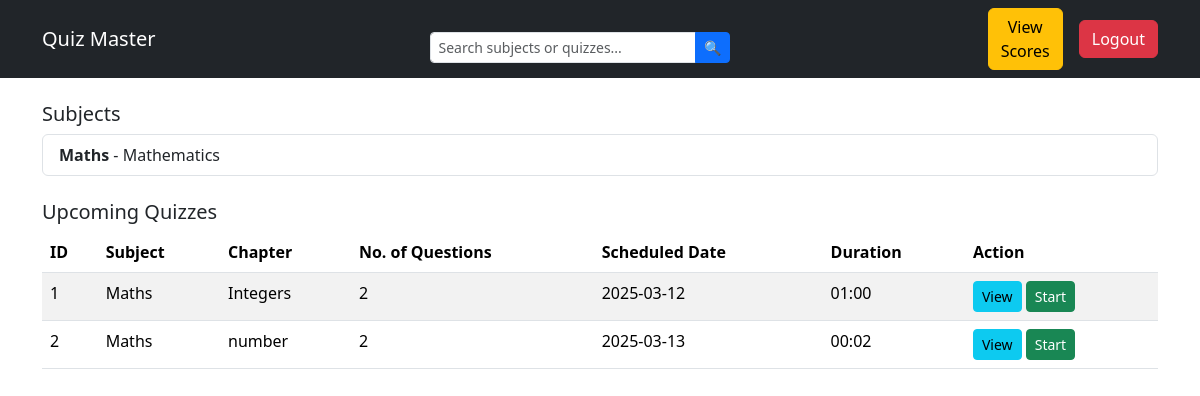
/user_dashboard (signed in), run on an earlier commit of the app's database.
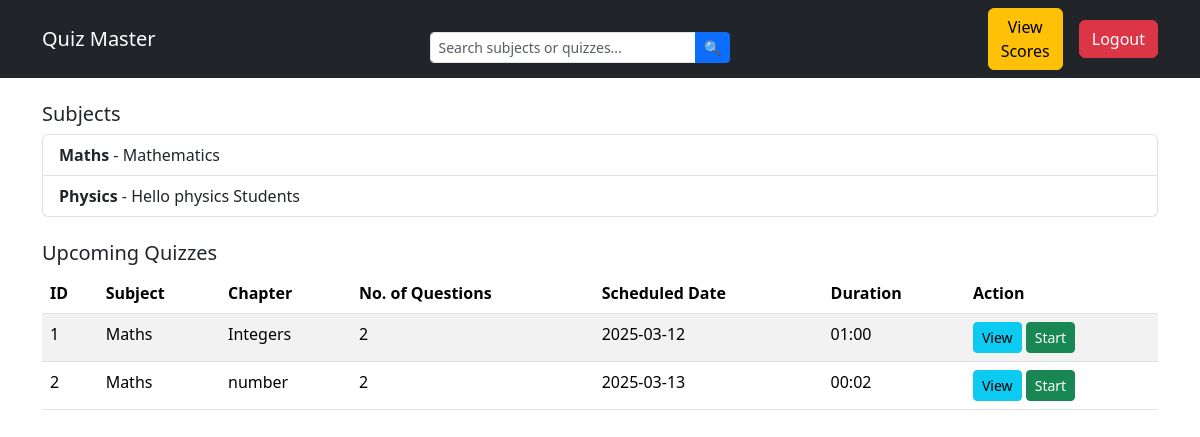
And on a later commit of the database.
### app.py (models this page shows)
class Subject(db.Model):
    __tablename__ = 'subject'
    SubjectID = db.Column(db.Integer, primary_key=True, autoincrement=True)
    Subjectname = db.Column(db.String(500), nullable=False)
    Description = db.Column(db.String(500), nullable=False)

class Quiz(db.Model):
    __tablename__ = 'quiz'
    QuizID = db.Column(db.Integer, primary_key=True, autoincrement=True)
    Date_of_quiz = db.Column(db.Date, nullable=False)
    Time_duration = db.Column(db.String(5), nullable=False)  # Stores "HH:MM"
    Remarks = db.Column(db.String(500))
    ChapterID = db.Column(db.Integer, db.ForeignKey('chapter.ChapterID'), nullable=False)
    QuestionsR = db.relationship('Questions', backref='quiz', lazy=True)

class Chapter(db.Model):
    __tablename__ = 'chapter'
    ChapterID = db.Column(db.Integer, primary_key=True, autoincrement=True)
    Chaptername = db.Column(db.String(500), nullable=False)
    Description = db.Column(db.String(500), nullable=False)
    QuizR = db.relationship('Quiz', backref='chapter', lazy=True)
    SubjectID = db.Column(db.Integer, db.ForeignKey('subject.SubjectID'), nullable=False)
    subject = db.relationship('Subject', backref='chapters')

### app.py (the view)
@app.route('/user_dashboard')
def user_dashboard():
    if 'user_id' not in session or session['role'] != 'user':
        flash("Unauthorized Access!", "danger")
        return redirect(url_for("home"))
    user = User.query.get(session['user_id'])
    query = request.args.get('query', '').strip().lower()  # ✅ Get search query
    if query:
        subjects = Subject.query.filter(Subject.Subjectname.ilike(f"%{query}%")).all()
    else:
        subjects = Subject.query.all()
    upcoming_quizzes = []
    for subject in subjects:
        chapters = Chapter.query.filter_by(SubjectID=subject.SubjectID).all()
        for chapter in chapters:
            quizzes = Quiz.query.filter_by(ChapterID=chapter.ChapterID).all()
            for quiz in quizzes:
                upcoming_quizzes.append({
                    'quiz': quiz,
                    'chapter': chapter,
                    'subject': subject
                })
    scores = Score.query.filter_by(UserID=user.UserID).all()
    return render_template(
        "user_dashboard.html",
        user=user,
        upcoming_quizzes=upcoming_quizzes,
        subjects=subjects,  # ✅ Make sure filtered subjects are passed
        scores=scores,
        query=query  # ✅ Pass query to the template to show what was searched
    )

### templates/user_dashboard.html (shortened to what this page needs)
<!DOCTYPE html>
<html lang="en">
<head>
    <link href="https://cdn.jsdelivr.net/npm/bootstrap@5.3.2/dist/css/bootstrap.min.css" rel="stylesheet">
</head>
<body>
    <nav class="navbar navbar-expand-lg navbar-dark bg-dark">
        <div class="container">
            <a class="navbar-brand" href="#">Quiz Master</a>
            <div class="container mt-3">
                <form method="GET" action="{{ url_for('user_dashboard') }}" class="d-flex justify-content-center">
                    <div class="input-group" style="width: 300px;">
                        <input type="text" class="form-control form-control-sm" name="query"
                            placeholder="Search subjects or quizzes..." value="{{ request.args.get('query', '') }}">
                        <button class="btn btn-sm btn-primary" type="submit">🔍</button>
                    </div>
                </form>
            </div>
            <div class="collapse navbar-collapse justify-content-end" id="navbarNav">
                <a href="{{ url_for('user_scores') }}" class="btn btn-warning me-3">View Scores</a>
                <a href="{{ url_for('logout') }}" class="btn btn-danger">Logout</a>
            </div>
        </div>
    </nav>
    <div class="container mt-4">
        <h5>Subjects</h5>
        {% if subjects %}
            <ul class="list-group">
                {% for subject in subjects %}
                    <li class="list-group-item">
                        <strong>{{ subject.Subjectname }}</strong> - {{ subject.Description }}
                    </li>
                {% endfor %}
            </ul>
        {% else %}
            <p>No results found for "{{ query }}".</p>
        {% endif %}
    </div>
    <div class="container mt-4">
        <h5>Upcoming Quizzes</h5>
        {% if upcoming_quizzes %}
        <table class="table table-striped">
            <thead>
                <tr>
                    <th>ID</th>
                    <th>Subject</th>
                    <th>Chapter</th>
                    <th>No. of Questions</th>
                    <th>Scheduled Date</th>
                    <th>Duration</th>
                    <th>Action</th>
                </tr>
            </thead>
            <tbody>
                {% for data in upcoming_quizzes %}
                <tr>
                    <td>{{ data.quiz.QuizID }}</td>
                    <td>{{ data.subject.Subjectname }}</td>
                    <td>{{ data.chapter.Chaptername }}</td>
                    <td>{{ data.quiz.QuestionsR|length }}</td>
                    <td>{{ data.quiz.Date_of_quiz }}</td>
                    <td>{{ data.quiz.Time_duration }}</td>
                    <td>
                        <button class="btn btn-info btn-sm" data-bs-toggle="modal" data-bs-target="#viewQuiz{{ data.quiz.QuizID }}">View</button>
                        <a href="{{ url_for('start_quiz', quiz_id=data.quiz.QuizID) }}" class="btn btn-success btn-sm">Start</a>
                    </td>
                </tr>
                {% endfor %}
            </tbody>
        </table>
        {% else %}
        <p>No upcoming quizzes available.</p>
        {% endif %}
    </div>
</body>
</html>

What changed in the data, as far as the page shows it:
added Subject: Subjectname "Physics", Description "Hello physics Students"
